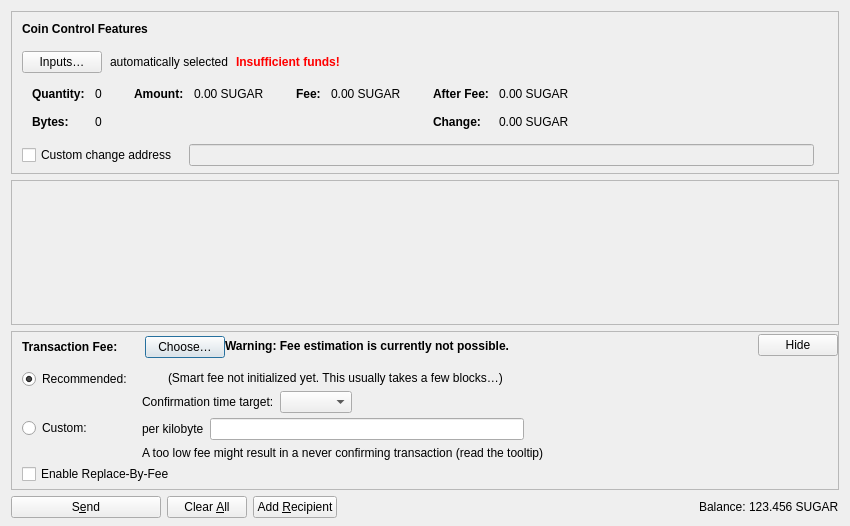
<?xml version="1.0" encoding="UTF-8"?>
<ui version="4.0">
 <class>SendCoinsDialog</class>
 <widget class="QDialog" name="SendCoinsDialog">
  <property name="geometry">
   <rect>
    <x>0</x>
    <y>0</y>
    <width>850</width>
    <height>526</height>
   </rect>
  </property>
  <property name="windowTitle">
   <string>Send Coins</string>
  </property>
  <layout class="QVBoxLayout" name="verticalLayout" stretch="0,1,0,0">
   <property name="bottomMargin">
    <number>8</number>
   </property>
   <item>
    <widget class="QFrame" name="frameCoinControl">
     <property name="sizePolicy">
      <sizepolicy hsizetype="Expanding" vsizetype="Expanding">
       <horstretch>0</horstretch>
       <verstretch>0</verstretch>
      </sizepolicy>
     </property>
     <property name="maximumSize">
      <size>
       <width>16777215</width>
       <height>16777215</height>
      </size>
     </property>
     <property name="frameShape">
      <enum>QFrame::StyledPanel</enum>
     </property>
     <property name="frameShadow">
      <enum>QFrame::Sunken</enum>
     </property>
     <layout class="QVBoxLayout" name="verticalLayoutCoinControl2">
      <property name="spacing">
       <number>0</number>
      </property>
      <property name="leftMargin">
       <number>0</number>
      </property>
      <property name="topMargin">
       <number>0</number>
      </property>
      <property name="rightMargin">
       <number>0</number>
      </property>
      <property name="bottomMargin">
       <number>6</number>
      </property>
      <item>
       <layout class="QVBoxLayout" name="verticalLayoutCoinControl" stretch="0,0,0,0,1">
        <property name="spacing">
         <number>0</number>
        </property>
        <property name="leftMargin">
         <number>10</number>
        </property>
        <property name="topMargin">
         <number>10</number>
        </property>
        <item>
         <layout class="QHBoxLayout" name="horizontalLayoutCoinControl1">
          <property name="bottomMargin">
           <number>15</number>
          </property>
          <item>
           <widget class="QLabel" name="labelCoinControlFeatures">
            <property name="sizePolicy">
             <sizepolicy hsizetype="Preferred" vsizetype="Maximum">
              <horstretch>0</horstretch>
              <verstretch>0</verstretch>
             </sizepolicy>
            </property>
            <property name="font">
             <font>
              <weight>75</weight>
              <bold>true</bold>
             </font>
            </property>
            <property name="styleSheet">
             <string notr="true">font-weight:bold;</string>
            </property>
            <property name="text">
             <string>Coin Control Features</string>
            </property>
           </widget>
          </item>
         </layout>
        </item>
        <item>
         <layout class="QHBoxLayout" name="horizontalLayoutCoinControl2" stretch="0,0,0,0">
          <property name="spacing">
           <number>8</number>
          </property>
          <property name="bottomMargin">
           <number>10</number>
          </property>
          <item>
           <widget class="QPushButton" name="pushButtonCoinControl">
            <property name="styleSheet">
             <string notr="true"/>
            </property>
            <property name="text">
             <string>Inputs…</string>
            </property>
            <property name="autoDefault">
             <bool>false</bool>
            </property>
           </widget>
          </item>
          <item>
           <widget class="QLabel" name="labelCoinControlAutomaticallySelected">
            <property name="text">
             <string>automatically selected</string>
            </property>
            <property name="margin">
             <number>5</number>
            </property>
           </widget>
          </item>
          <item>
           <widget class="QLabel" name="labelCoinControlInsuffFunds">
            <property name="font">
             <font>
              <weight>75</weight>
              <bold>true</bold>
             </font>
            </property>
            <property name="styleSheet">
             <string notr="true">color:red;font-weight:bold;</string>
            </property>
            <property name="text">
             <string>Insufficient funds!</string>
            </property>
            <property name="margin">
             <number>5</number>
            </property>
           </widget>
          </item>
          <item>
           <spacer name="horizontalSpacerCoinControl">
            <property name="orientation">
             <enum>Qt::Horizontal</enum>
            </property>
            <property name="sizeHint" stdset="0">
             <size>
              <width>40</width>
              <height>1</height>
             </size>
            </property>
           </spacer>
          </item>
         </layout>
        </item>
        <item>
         <widget class="QWidget" name="widgetCoinControl" native="true">
          <property name="sizePolicy">
           <sizepolicy hsizetype="Preferred" vsizetype="Preferred">
            <horstretch>0</horstretch>
            <verstretch>0</verstretch>
           </sizepolicy>
          </property>
          <property name="minimumSize">
           <size>
            <width>0</width>
            <height>0</height>
           </size>
          </property>
          <property name="styleSheet">
           <string notr="true"/>
          </property>
          <layout class="QHBoxLayout" name="horizontalLayoutCoinControl5">
           <property name="leftMargin">
            <number>0</number>
           </property>
           <property name="topMargin">
            <number>0</number>
           </property>
           <property name="rightMargin">
            <number>0</number>
           </property>
           <property name="bottomMargin">
            <number>0</number>
           </property>
           <item>
            <layout class="QHBoxLayout" name="horizontalLayoutCoinControl3" stretch="0,0,0,1">
             <property name="spacing">
              <number>20</number>
             </property>
             <property name="topMargin">
              <number>0</number>
             </property>
             <property name="bottomMargin">
              <number>10</number>
             </property>
             <item>
              <layout class="QFormLayout" name="formLayoutCoinControl1">
               <property name="labelAlignment">
                <set>Qt::AlignLeft|Qt::AlignVCenter</set>
               </property>
               <property name="horizontalSpacing">
                <number>10</number>
               </property>
               <property name="verticalSpacing">
                <number>14</number>
               </property>
               <property name="leftMargin">
                <number>10</number>
               </property>
               <property name="topMargin">
                <number>4</number>
               </property>
               <property name="rightMargin">
                <number>6</number>
               </property>
               <item row="0" column="0">
                <widget class="QLabel" name="labelCoinControlQuantityText">
                 <property name="font">
                  <font>
                   <weight>75</weight>
                   <bold>true</bold>
                  </font>
                 </property>
                 <property name="text">
                  <string>Quantity:</string>
                 </property>
                 <property name="margin">
                  <number>0</number>
                 </property>
                </widget>
               </item>
               <item row="0" column="1">
                <widget class="QLabel" name="labelCoinControlQuantity">
                 <property name="cursor">
                  <cursorShape>IBeamCursor</cursorShape>
                 </property>
                 <property name="contextMenuPolicy">
                  <enum>Qt::ActionsContextMenu</enum>
                 </property>
                 <property name="text">
                  <string notr="true">0</string>
                 </property>
                 <property name="margin">
                  <number>0</number>
                 </property>
                 <property name="textInteractionFlags">
                  <set>Qt::LinksAccessibleByMouse|Qt::TextSelectableByKeyboard|Qt::TextSelectableByMouse</set>
                 </property>
                </widget>
               </item>
               <item row="1" column="0">
                <widget class="QLabel" name="labelCoinControlBytesText">
                 <property name="font">
                  <font>
                   <weight>75</weight>
                   <bold>true</bold>
                  </font>
                 </property>
                 <property name="text">
                  <string>Bytes:</string>
                 </property>
                </widget>
               </item>
               <item row="1" column="1">
                <widget class="QLabel" name="labelCoinControlBytes">
                 <property name="cursor">
                  <cursorShape>IBeamCursor</cursorShape>
                 </property>
                 <property name="contextMenuPolicy">
                  <enum>Qt::ActionsContextMenu</enum>
                 </property>
                 <property name="text">
                  <string notr="true">0</string>
                 </property>
                 <property name="textInteractionFlags">
                  <set>Qt::LinksAccessibleByMouse|Qt::TextSelectableByKeyboard|Qt::TextSelectableByMouse</set>
                 </property>
                </widget>
               </item>
              </layout>
             </item>
             <item>
              <layout class="QFormLayout" name="formLayoutCoinControl2">
               <property name="horizontalSpacing">
                <number>10</number>
               </property>
               <property name="verticalSpacing">
                <number>14</number>
               </property>
               <property name="leftMargin">
                <number>6</number>
               </property>
               <property name="topMargin">
                <number>4</number>
               </property>
               <property name="rightMargin">
                <number>6</number>
               </property>
               <item row="0" column="0">
                <widget class="QLabel" name="labelCoinControlAmountText">
                 <property name="font">
                  <font>
                   <weight>75</weight>
                   <bold>true</bold>
                  </font>
                 </property>
                 <property name="text">
                  <string>Amount:</string>
                 </property>
                 <property name="margin">
                  <number>0</number>
                 </property>
                </widget>
               </item>
               <item row="0" column="1">
                <widget class="QLabel" name="labelCoinControlAmount">
                 <property name="cursor">
                  <cursorShape>IBeamCursor</cursorShape>
                 </property>
                 <property name="contextMenuPolicy">
                  <enum>Qt::ActionsContextMenu</enum>
                 </property>
                 <property name="text">
                  <string notr="true">0.00 SUGAR</string>
                 </property>
                 <property name="textInteractionFlags">
                  <set>Qt::LinksAccessibleByMouse|Qt::TextSelectableByKeyboard|Qt::TextSelectableByMouse</set>
                 </property>
                </widget>
               </item>
              </layout>
             </item>
             <item>
              <layout class="QFormLayout" name="formLayoutCoinControl3">
               <property name="horizontalSpacing">
                <number>10</number>
               </property>
               <property name="verticalSpacing">
                <number>14</number>
               </property>
               <property name="leftMargin">
                <number>6</number>
               </property>
               <property name="topMargin">
                <number>4</number>
               </property>
               <property name="rightMargin">
                <number>6</number>
               </property>
               <item row="0" column="0">
                <widget class="QLabel" name="labelCoinControlFeeText">
                 <property name="font">
                  <font>
                   <weight>75</weight>
                   <bold>true</bold>
                  </font>
                 </property>
                 <property name="text">
                  <string>Fee:</string>
                 </property>
                 <property name="margin">
                  <number>0</number>
                 </property>
                </widget>
               </item>
               <item row="0" column="1">
                <widget class="QLabel" name="labelCoinControlFee">
                 <property name="cursor">
                  <cursorShape>IBeamCursor</cursorShape>
                 </property>
                 <property name="contextMenuPolicy">
                  <enum>Qt::ActionsContextMenu</enum>
                 </property>
                 <property name="text">
                  <string notr="true">0.00 SUGAR</string>
                 </property>
                 <property name="textInteractionFlags">
                  <set>Qt::LinksAccessibleByMouse|Qt::TextSelectableByKeyboard|Qt::TextSelectableByMouse</set>
                 </property>
                </widget>
               </item>
              </layout>
             </item>
             <item>
              <layout class="QFormLayout" name="formLayoutCoinControl4">
               <property name="labelAlignment">
                <set>Qt::AlignLeft|Qt::AlignVCenter</set>
               </property>
               <property name="horizontalSpacing">
                <number>10</number>
               </property>
               <property name="verticalSpacing">
                <number>14</number>
               </property>
               <property name="leftMargin">
                <number>6</number>
               </property>
               <property name="topMargin">
                <number>4</number>
               </property>
               <property name="rightMargin">
                <number>6</number>
               </property>
               <item row="0" column="0">
                <widget class="QLabel" name="labelCoinControlAfterFeeText">
                 <property name="font">
                  <font>
                   <weight>75</weight>
                   <bold>true</bold>
                  </font>
                 </property>
                 <property name="text">
                  <string>After Fee:</string>
                 </property>
                 <property name="margin">
                  <number>0</number>
                 </property>
                </widget>
               </item>
               <item row="0" column="1">
                <widget class="QLabel" name="labelCoinControlAfterFee">
                 <property name="cursor">
                  <cursorShape>IBeamCursor</cursorShape>
                 </property>
                 <property name="contextMenuPolicy">
                  <enum>Qt::ActionsContextMenu</enum>
                 </property>
                 <property name="text">
                  <string notr="true">0.00 SUGAR</string>
                 </property>
                 <property name="textInteractionFlags">
                  <set>Qt::LinksAccessibleByMouse|Qt::TextSelectableByKeyboard|Qt::TextSelectableByMouse</set>
                 </property>
                </widget>
               </item>
               <item row="1" column="0">
                <widget class="QLabel" name="labelCoinControlChangeText">
                 <property name="font">
                  <font>
                   <weight>75</weight>
                   <bold>true</bold>
                  </font>
                 </property>
                 <property name="text">
                  <string>Change:</string>
                 </property>
                </widget>
               </item>
               <item row="1" column="1">
                <widget class="QLabel" name="labelCoinControlChange">
                 <property name="cursor">
                  <cursorShape>IBeamCursor</cursorShape>
                 </property>
                 <property name="contextMenuPolicy">
                  <enum>Qt::ActionsContextMenu</enum>
                 </property>
                 <property name="text">
                  <string notr="true">0.00 SUGAR</string>
                 </property>
                 <property name="textInteractionFlags">
                  <set>Qt::LinksAccessibleByMouse|Qt::TextSelectableByKeyboard|Qt::TextSelectableByMouse</set>
                 </property>
                </widget>
               </item>
              </layout>
             </item>
            </layout>
           </item>
          </layout>
         </widget>
        </item>
        <item>
         <layout class="QHBoxLayout" name="horizontalLayoutCoinControl4" stretch="0,0,0">
          <property name="spacing">
           <number>12</number>
          </property>
          <property name="sizeConstraint">
           <enum>QLayout::SetDefaultConstraint</enum>
          </property>
          <property name="topMargin">
           <number>5</number>
          </property>
          <property name="rightMargin">
           <number>5</number>
          </property>
          <item>
           <widget class="QCheckBox" name="checkBoxCoinControlChange">
            <property name="toolTip">
             <string>If this is activated, but the change address is empty or invalid, change will be sent to a newly generated address.</string>
            </property>
            <property name="text">
             <string>Custom change address</string>
            </property>
           </widget>
          </item>
          <item>
           <widget class="QValidatedLineEdit" name="lineEditCoinControlChange">
            <property name="enabled">
             <bool>false</bool>
            </property>
            <property name="sizePolicy">
             <sizepolicy hsizetype="Expanding" vsizetype="Fixed">
              <horstretch>0</horstretch>
              <verstretch>0</verstretch>
             </sizepolicy>
            </property>
           </widget>
          </item>
          <item>
           <widget class="QLabel" name="labelCoinControlChangeLabel">
            <property name="sizePolicy">
             <sizepolicy hsizetype="Preferred" vsizetype="Expanding">
              <horstretch>0</horstretch>
              <verstretch>0</verstretch>
             </sizepolicy>
            </property>
            <property name="minimumSize">
             <size>
              <width>0</width>
              <height>0</height>
             </size>
            </property>
            <property name="text">
             <string/>
            </property>
            <property name="margin">
             <number>3</number>
            </property>
           </widget>
          </item>
         </layout>
        </item>
        <item>
         <spacer name="verticalSpacerCoinControl">
          <property name="orientation">
           <enum>Qt::Vertical</enum>
          </property>
          <property name="sizeHint" stdset="0">
           <size>
            <width>800</width>
            <height>1</height>
           </size>
          </property>
         </spacer>
        </item>
       </layout>
      </item>
     </layout>
    </widget>
   </item>
   <item>
    <widget class="QScrollArea" name="scrollArea">
     <property name="widgetResizable">
      <bool>true</bool>
     </property>
     <widget class="QWidget" name="scrollAreaWidgetContents">
      <property name="geometry">
       <rect>
        <x>0</x>
        <y>0</y>
        <width>830</width>
        <height>104</height>
       </rect>
      </property>
      <layout class="QVBoxLayout" name="verticalLayout_2" stretch="0,1">
       <property name="leftMargin">
        <number>0</number>
       </property>
       <property name="topMargin">
        <number>0</number>
       </property>
       <property name="rightMargin">
        <number>0</number>
       </property>
       <property name="bottomMargin">
        <number>0</number>
       </property>
       <item>
        <layout class="QVBoxLayout" name="entries">
         <property name="spacing">
          <number>6</number>
         </property>
        </layout>
       </item>
       <item>
        <spacer name="verticalSpacer">
         <property name="orientation">
          <enum>Qt::Vertical</enum>
         </property>
         <property name="sizeHint" stdset="0">
          <size>
           <width>20</width>
           <height>40</height>
          </size>
         </property>
        </spacer>
       </item>
      </layout>
     </widget>
    </widget>
   </item>
   <item>
    <widget class="QFrame" name="frameFee">
     <property name="sizePolicy">
      <sizepolicy hsizetype="Expanding" vsizetype="Expanding">
       <horstretch>0</horstretch>
       <verstretch>0</verstretch>
      </sizepolicy>
     </property>
     <property name="maximumSize">
      <size>
       <width>16777215</width>
       <height>16777215</height>
      </size>
     </property>
     <property name="frameShape">
      <enum>QFrame::StyledPanel</enum>
     </property>
     <property name="frameShadow">
      <enum>QFrame::Sunken</enum>
     </property>
     <layout class="QVBoxLayout" name="verticalLayoutFee1">
      <property name="spacing">
       <number>0</number>
      </property>
      <property name="leftMargin">
       <number>0</number>
      </property>
      <property name="topMargin">
       <number>0</number>
      </property>
      <property name="rightMargin">
       <number>0</number>
      </property>
      <property name="bottomMargin">
       <number>0</number>
      </property>
      <item>
       <layout class="QVBoxLayout" name="verticalLayoutFee2" stretch="0,0,0">
        <property name="spacing">
         <number>0</number>
        </property>
        <property name="leftMargin">
         <number>10</number>
        </property>
        <property name="topMargin">
         <number>0</number>
        </property>
        <item>
         <layout class="QHBoxLayout" name="horizontalLayoutFee1">
          <property name="bottomMargin">
           <number>0</number>
          </property>
          <item>
           <layout class="QVBoxLayout" name="verticalLayoutFee7">
            <property name="spacing">
             <number>0</number>
            </property>
            <item>
             <spacer name="verticalSpacerSmartFee">
              <property name="orientation">
               <enum>Qt::Vertical</enum>
              </property>
              <property name="sizeType">
               <enum>QSizePolicy::Fixed</enum>
              </property>
              <property name="sizeHint" stdset="0">
               <size>
                <width>1</width>
                <height>4</height>
               </size>
              </property>
             </spacer>
            </item>
            <item>
             <layout class="QHBoxLayout" name="horizontalLayoutSmartFee">
              <property name="spacing">
               <number>10</number>
              </property>
              <item>
               <widget class="QLabel" name="labelFeeHeadline">
                <property name="sizePolicy">
                 <sizepolicy hsizetype="Preferred" vsizetype="Maximum">
                  <horstretch>0</horstretch>
                  <verstretch>0</verstretch>
                 </sizepolicy>
                </property>
                <property name="font">
                 <font>
                  <weight>75</weight>
                  <bold>true</bold>
                 </font>
                </property>
                <property name="styleSheet">
                 <string notr="true">font-weight:bold;</string>
                </property>
                <property name="text">
                 <string>Transaction Fee:</string>
                </property>
               </widget>
              </item>
              <item>
               <widget class="QLabel" name="labelFeeMinimized">
                <property name="text">
                 <string/>
                </property>
               </widget>
              </item>
              <item>
               <widget class="QPushButton" name="buttonChooseFee">
                <property name="text">
                 <string>Choose…</string>
                </property>
               </widget>
              </item>
             </layout>
            </item>
            <item>
             <spacer name="verticalSpacer_5">
              <property name="orientation">
               <enum>Qt::Vertical</enum>
              </property>
              <property name="sizeHint" stdset="0">
               <size>
                <width>1</width>
                <height>1</height>
               </size>
              </property>
             </spacer>
            </item>
           </layout>
          </item>
          <item>
           <widget class="QLabel" name="fallbackFeeWarningLabel">
            <property name="toolTip">
             <string>Using the fallbackfee can result in sending a transaction that will take several hours or days (or never) to confirm. Consider choosing your fee manually or wait until you have validated the complete chain.</string>
            </property>
            <property name="font">
            <font>
                <weight>75</weight>
                <bold>true</bold>
            </font>
            </property>
            <property name="text">
             <string>Warning: Fee estimation is currently not possible.</string>
            </property>
            <property name="wordWrap">
             <bool>false</bool>
            </property>
           </widget>
          </item>
          <item>
           <spacer name="horizontalSpacer_4">
            <property name="orientation">
             <enum>Qt::Horizontal</enum>
            </property>
            <property name="sizeType">
             <enum>QSizePolicy::MinimumExpanding</enum>
            </property>
            <property name="sizeHint" stdset="0">
             <size>
              <width>40</width>
              <height>20</height>
             </size>
            </property>
           </spacer>
          </item>
          <item>
           <widget class="QPushButton" name="buttonMinimizeFee">
            <property name="toolTip">
             <string>Hide transaction fee settings</string>
            </property>
            <property name="text">
             <string>Hide</string>
            </property>
           </widget>
          </item>
         </layout>
        </item>
        <item>
         <widget class="QFrame" name="frameFeeSelection">
          <layout class="QVBoxLayout" name="verticalLayoutFee12">
           <property name="spacing">
            <number>0</number>
           </property>
           <property name="leftMargin">
            <number>0</number>
           </property>
           <property name="topMargin">
            <number>0</number>
           </property>
           <property name="rightMargin">
            <number>0</number>
           </property>
           <property name="bottomMargin">
            <number>0</number>
           </property>
           <item>
            <layout class="QGridLayout" name="gridLayoutFee">
             <property name="topMargin">
              <number>10</number>
             </property>
             <property name="bottomMargin">
              <number>4</number>
             </property>
             <property name="horizontalSpacing">
              <number>10</number>
             </property>
             <property name="verticalSpacing">
              <number>4</number>
             </property>
             <item row="1" column="1">
              <layout class="QVBoxLayout" name="verticalLayoutFee8">
               <property name="spacing">
                <number>6</number>
               </property>
               <item>
                <layout class="QHBoxLayout" name="horizontalLayoutFee13">
                 <item>
                  <widget class="QLabel" name="labelCustomPerKilobyte">
                   <property name="toolTip">
                    <string>Specify a custom fee per kB (1,000 bytes) of the transaction's virtual size.

Note:  Since the fee is calculated on a per-byte basis, a fee rate of "100 satoshis per kvB" for a transaction size of 500 virtual bytes (half of 1 kvB) would ultimately yield a fee of only 50 satoshis.</string>
                   </property>
                   <property name="text">
                    <string>per kilobyte</string>
                   </property>
                  </widget>
                 </item>
                 <item>
                  <widget class="BitcoinAmountField" name="customFee"/>
                 </item>
                 <item>
                  <spacer name="horizontalSpacer_6">
                   <property name="orientation">
                    <enum>Qt::Horizontal</enum>
                   </property>
                   <property name="sizeHint" stdset="0">
                    <size>
                     <width>1</width>
                     <height>1</height>
                    </size>
                   </property>
                  </spacer>
                 </item>
                </layout>
               </item>
               <item>
                <layout class="QHBoxLayout" name="horizontalLayoutFee8">
                 <item>
                  <widget class="QLabel" name="labelCustomFeeWarning">
                   <property name="enabled">
                    <bool>true</bool>
                   </property>
                   <property name="toolTip">
                    <string>When there is less transaction volume than space in the blocks, miners as well as relaying nodes may enforce a minimum fee. Paying only this minimum fee is just fine, but be aware that this can result in a never confirming transaction once there is more demand for bitcoin transactions than the network can process.</string>
                   </property>
                   <property name="text">
                    <string>A too low fee might result in a never confirming transaction (read the tooltip)</string>
                   </property>
                  </widget>
                 </item>
                 <item>
                  <spacer name="horizontalSpacer_2">
                   <property name="orientation">
                    <enum>Qt::Horizontal</enum>
                   </property>
                   <property name="sizeHint" stdset="0">
                    <size>
                     <width>1</width>
                     <height>1</height>
                    </size>
                   </property>
                  </spacer>
                 </item>
                </layout>
               </item>
              </layout>
             </item>
             <item row="0" column="0">
              <layout class="QVBoxLayout" name="verticalLayoutFee4" stretch="0,1">
               <item>
                <widget class="QRadioButton" name="radioSmartFee">
                 <property name="text">
                  <string>Recommended:</string>
                 </property>
                 <property name="checked">
                  <bool>true</bool>
                 </property>
                 <attribute name="buttonGroup">
                  <string notr="true">groupFee</string>
                 </attribute>
                </widget>
               </item>
               <item>
                <spacer name="verticalSpacer_2">
                 <property name="orientation">
                  <enum>Qt::Vertical</enum>
                 </property>
                 <property name="sizeHint" stdset="0">
                  <size>
                   <width>1</width>
                   <height>1</height>
                  </size>
                 </property>
                </spacer>
               </item>
              </layout>
             </item>
             <item row="1" column="0">
              <layout class="QVBoxLayout" name="verticalLayoutFee9" stretch="0,1">
               <item>
                <widget class="QRadioButton" name="radioCustomFee">
                 <property name="text">
                  <string>Custom:</string>
                 </property>
                 <attribute name="buttonGroup">
                  <string notr="true">groupFee</string>
                 </attribute>
                </widget>
               </item>
               <item>
                <spacer name="verticalSpacer_6">
                 <property name="orientation">
                  <enum>Qt::Vertical</enum>
                 </property>
                 <property name="sizeHint" stdset="0">
                  <size>
                   <width>1</width>
                   <height>1</height>
                  </size>
                 </property>
                </spacer>
               </item>
              </layout>
             </item>
             <item row="0" column="1">
              <layout class="QVBoxLayout" name="verticalLayoutFee3" stretch="0,0,1">
               <property name="spacing">
                <number>6</number>
               </property>
               <property name="topMargin">
                <number>2</number>
               </property>
               <item>
                <layout class="QHBoxLayout" name="horizontalLayoutFee12">
                 <item>
                  <widget class="QLabel" name="labelSmartFee">
                   <property name="text">
                    <string/>
                   </property>
                  </widget>
                 </item>
                 <item>
                  <widget class="QLabel" name="labelFeeEstimation">
                   <property name="text">
                    <string/>
                   </property>
                  </widget>
                 </item>
                 <item>
                  <widget class="QLabel" name="labelSmartFee2">
                   <property name="text">
                    <string>(Smart fee not initialized yet. This usually takes a few blocks…)</string>
                   </property>
                  </widget>
                 </item>
                 <item>
                  <spacer name="horizontalSpacer_5">
                   <property name="orientation">
                    <enum>Qt::Horizontal</enum>
                   </property>
                   <property name="sizeHint" stdset="0">
                    <size>
                     <width>1</width>
                     <height>1</height>
                    </size>
                   </property>
                  </spacer>
                 </item>
                </layout>
               </item>
               <item>
                <layout class="QHBoxLayout" name="horizontalLayoutFee9">
                 <item>
                  <layout class="QVBoxLayout" name="verticalLayoutFee6">
                   <item>
                    <widget class="QLabel" name="labelSmartFee3">
                     <property name="text">
                      <string>Confirmation time target:</string>
                     </property>
                    </widget>
                   </item>
                  </layout>
                 </item>
                 <item>
                  <layout class="QVBoxLayout" name="verticalLayoutFee5">
                   <property name="rightMargin">
                    <number>30</number>
                   </property>
                   <item>
                    <layout class="QHBoxLayout" name="horizontalLayoutConfTarget">
                     <property name="bottomMargin">
                      <number>0</number>
                     </property>
                     <item>
                      <widget class="QComboBox" name="confTargetSelector"/>
                     </item>
                     <item>
                      <spacer name="horizontalSpacerConfTarget">
                       <property name="orientation">
                        <enum>Qt::Horizontal</enum>
                       </property>
                       <property name="sizeHint" stdset="0">
                        <size>
                         <width>40</width>
                         <height>20</height>
                        </size>
                       </property>
                      </spacer>
                     </item>
                    </layout>
                   </item>
                  </layout>
                 </item>
                </layout>
               </item>
               <item>
                <spacer name="verticalSpacer_4">
                 <property name="orientation">
                  <enum>Qt::Vertical</enum>
                 </property>
                 <property name="sizeHint" stdset="0">
                  <size>
                   <width>1</width>
                   <height>1</height>
                  </size>
                 </property>
                </spacer>
               </item>
              </layout>
             </item>
            </layout>
           </item>
           <item>
            <widget class="QCheckBox" name="optInRBF">
             <property name="text">
              <string>Enable Replace-By-Fee</string>
             </property>
             <property name="toolTip">
              <string>With Replace-By-Fee (BIP-125) you can increase a transaction's fee after it is sent. Without this, a higher fee may be recommended to compensate for increased transaction delay risk.</string>
             </property>
            </widget>
           </item>
          </layout>
         </widget>
        </item>
        <item>
         <spacer name="verticalSpacerFee">
          <property name="orientation">
           <enum>Qt::Vertical</enum>
          </property>
          <property name="sizeHint" stdset="0">
           <size>
            <width>40</width>
            <height>5</height>
           </size>
          </property>
         </spacer>
        </item>
       </layout>
      </item>
     </layout>
    </widget>
   </item>
   <item>
    <layout class="QHBoxLayout" name="horizontalLayout">
     <item>
      <widget class="QPushButton" name="sendButton">
       <property name="minimumSize">
        <size>
         <width>150</width>
         <height>0</height>
        </size>
       </property>
       <property name="toolTip">
        <string>Confirm the send action</string>
       </property>
       <property name="text">
        <string>S&amp;end</string>
       </property>
       <property name="icon">
        <iconset resource="../bitcoin.qrc">
         <normaloff>:/icons/send</normaloff>:/icons/send</iconset>
       </property>
       <property name="autoDefault">
        <bool>false</bool>
       </property>
       <property name="default">
        <bool>false</bool>
       </property>
      </widget>
     </item>
     <item>
      <widget class="QPushButton" name="clearButton">
       <property name="sizePolicy">
        <sizepolicy hsizetype="Minimum" vsizetype="Fixed">
         <horstretch>0</horstretch>
         <verstretch>0</verstretch>
        </sizepolicy>
       </property>
       <property name="toolTip">
        <string>Clear all fields of the form.</string>
       </property>
       <property name="text">
        <string>Clear &amp;All</string>
       </property>
       <property name="icon">
        <iconset resource="../bitcoin.qrc">
         <normaloff>:/icons/remove</normaloff>:/icons/remove</iconset>
       </property>
       <property name="autoDefault">
        <bool>false</bool>
       </property>
      </widget>
     </item>
     <item>
      <widget class="QPushButton" name="addButton">
       <property name="toolTip">
        <string>Send to multiple recipients at once</string>
       </property>
       <property name="text">
        <string>Add &amp;Recipient</string>
       </property>
       <property name="icon">
        <iconset resource="../bitcoin.qrc">
         <normaloff>:/icons/add</normaloff>:/icons/add</iconset>
       </property>
       <property name="autoDefault">
        <bool>false</bool>
       </property>
      </widget>
     </item>
     <item>
      <spacer name="horizontalSpacer">
       <property name="orientation">
        <enum>Qt::Horizontal</enum>
       </property>
       <property name="sizeHint" stdset="0">
        <size>
         <width>40</width>
         <height>20</height>
        </size>
       </property>
      </spacer>
     </item>
     <item>
      <layout class="QHBoxLayout" name="horizontalLayout_2">
       <property name="spacing">
        <number>3</number>
       </property>
       <item>
        <widget class="QLabel" name="labelBalanceName">
         <property name="sizePolicy">
          <sizepolicy hsizetype="Preferred" vsizetype="Fixed">
           <horstretch>0</horstretch>
           <verstretch>0</verstretch>
          </sizepolicy>
         </property>
         <property name="text">
          <string>Balance:</string>
         </property>
        </widget>
       </item>
       <item>
        <widget class="QLabel" name="labelBalance">
         <property name="sizePolicy">
          <sizepolicy hsizetype="Preferred" vsizetype="Fixed">
           <horstretch>0</horstretch>
           <verstretch>0</verstretch>
          </sizepolicy>
         </property>
         <property name="cursor">
          <cursorShape>IBeamCursor</cursorShape>
         </property>
         <property name="text">
          <string notr="true">123.456 SUGAR</string>
         </property>
         <property name="textInteractionFlags">
          <set>Qt::LinksAccessibleByMouse|Qt::TextSelectableByKeyboard|Qt::TextSelectableByMouse</set>
         </property>
        </widget>
       </item>
      </layout>
     </item>
    </layout>
   </item>
  </layout>
 </widget>
 <customwidgets>
  <customwidget>
   <class>QValidatedLineEdit</class>
   <extends>QLineEdit</extends>
   <header>qt/qvalidatedlineedit.h</header>
  </customwidget>
  <customwidget>
   <class>BitcoinAmountField</class>
   <extends>QLineEdit</extends>
   <header>qt/bitcoinamountfield.h</header>
   <container>1</container>
  </customwidget>
 </customwidgets>
 <resources>
  <include location="../bitcoin.qrc"/>
 </resources>
 <connections/>
 <buttongroups>
  <buttongroup name="groupFee"/>
 </buttongroups>
</ui>
